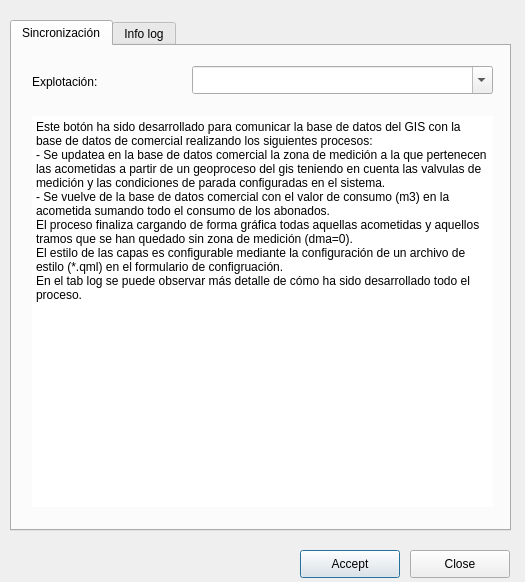
<?xml version="1.0" encoding="UTF-8"?>
<ui version="4.0">
 <class>Dialog</class>
 <widget class="QDialog" name="Dialog">
  <property name="geometry">
   <rect>
    <x>0</x>
    <y>0</y>
    <width>525</width>
    <height>582</height>
   </rect>
  </property>
  <property name="windowTitle">
   <string>Sincronización con comercial</string>
  </property>
  <widget class="QPushButton" name="btn_accept">
   <property name="geometry">
    <rect>
     <x>300</x>
     <y>550</y>
     <width>100</width>
     <height>28</height>
    </rect>
   </property>
   <property name="text">
    <string>Accept</string>
   </property>
  </widget>
  <widget class="QPushButton" name="btn_cancel">
   <property name="geometry">
    <rect>
     <x>410</x>
     <y>550</y>
     <width>100</width>
     <height>28</height>
    </rect>
   </property>
   <property name="text">
    <string>Close</string>
   </property>
  </widget>
  <widget class="QTabWidget" name="tab_main">
   <property name="geometry">
    <rect>
     <x>10</x>
     <y>20</y>
     <width>501</width>
     <height>511</height>
    </rect>
   </property>
   <property name="currentIndex">
    <number>0</number>
   </property>
   <widget class="QWidget" name="tab_sincro">
    <attribute name="title">
     <string>Sincronización</string>
    </attribute>
    <widget class="QComboBox" name="cbo_expl">
     <property name="geometry">
      <rect>
       <x>180</x>
       <y>20</y>
       <width>301</width>
       <height>28</height>
      </rect>
     </property>
     <property name="editable">
      <bool>true</bool>
     </property>
     <property name="maxVisibleItems">
      <number>10</number>
     </property>
    </widget>
    <widget class="QLabel" name="lbl_main">
     <property name="geometry">
      <rect>
       <x>20</x>
       <y>20</y>
       <width>121</width>
       <height>31</height>
      </rect>
     </property>
     <property name="text">
      <string>Explotación:</string>
     </property>
    </widget>
    <widget class="QPlainTextEdit" name="txt_desc">
     <property name="geometry">
      <rect>
       <x>20</x>
       <y>70</y>
       <width>461</width>
       <height>391</height>
      </rect>
     </property>
     <property name="font">
      <font>
       <kerning>true</kerning>
      </font>
     </property>
     <property name="autoFillBackground">
      <bool>true</bool>
     </property>
     <property name="frameShape">
      <enum>QFrame::NoFrame</enum>
     </property>
     <property name="frameShadow">
      <enum>QFrame::Plain</enum>
     </property>
     <property name="lineWidth">
      <number>5</number>
     </property>
     <property name="readOnly">
      <bool>true</bool>
     </property>
     <property name="plainText">
      <string>Este botón ha sido desarrollado para comunicar la base de datos del GIS con la base de datos de comercial realizando los siguientes procesos:
- Se updatea en la base de datos comercial la zona de medición a la que pertenecen las acometidas a partir de un geoproceso del gis teniendo en cuenta las valvulas de medición y las condiciones de parada configuradas en el sistema.
- Se vuelve de la base de datos comercial con el valor de consumo (m3) en la acometida sumando todo el consumo de los abonados.
El proceso finaliza cargando de forma gráfica todas aquellas acometidas y aquellos tramos que se han quedado sin zona de medición (dma=0). 
El estilo de las capas es configurable mediante la configuración de un archivo de estilo (*.qml) en el formulario de configruación.
En el tab log se puede observar más detalle de cómo ha sido desarrollado todo el proceso.</string>
     </property>
     <property name="backgroundVisible">
      <bool>false</bool>
     </property>
    </widget>
   </widget>
   <widget class="QWidget" name="tab_infolog">
    <attribute name="title">
     <string>Info log</string>
    </attribute>
    <widget class="QTextEdit" name="txt_infolog">
     <property name="geometry">
      <rect>
       <x>10</x>
       <y>10</y>
       <width>481</width>
       <height>461</height>
      </rect>
     </property>
    </widget>
   </widget>
  </widget>
 </widget>
 <resources/>
 <connections/>
</ui>
